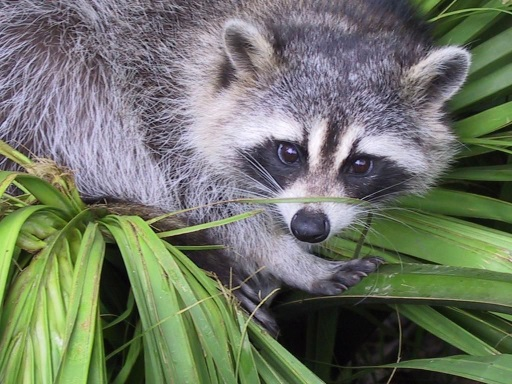
#> input picture cs355Notebooks/lab3/racoon.jpg, 512 x 384 px
$ python lab3.py
#> lines starting #> are read from the running program, lines starting #| are printed output that depends on the picture
#> further down, racoon is the input picture: shape (384, 512, 3); mean R, G, B 110.8, 117.9, 102.2
from imageio import imread
import matplotlib.pyplot as plt
import numpy as np
import matplotlib.animation as animation
import statistics
import math
from scipy import ndimage


# [10 lines left out: functions toHSB, toRGB, not called in this run]


def plotImage(image, title=""):
    im = np.array(image, dtype=np.uint8)
    plt.imshow(im, vmin=0, vmax=255)
    plt.title(title)
    plt.show()


def toGrayScale(image):
    """
       Takes in a color image and returns a grayscale image using the following formula:
       Gray = (0.299 Red + 0.587 Green + 0.114 Blue)
       :param image: an image to convert to grayscale
       :return: gray scale image
       """
    gray_scale = image.copy()
    gray2 = (image[:, :, 0] * .299) + (0.587 * image[:, :, 1]) + (0.114 * image[:, :, 2])
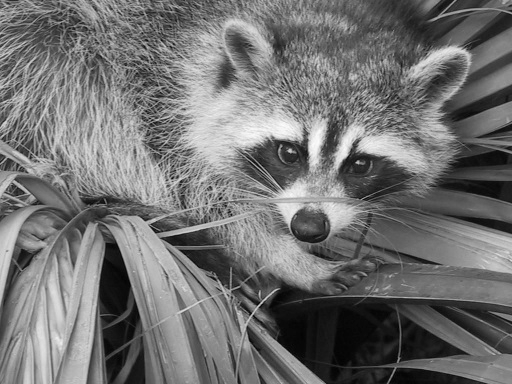
#> gray2: shape (384, 512) float64; min 1.2, max 253.5, mean 114
    # important thing to remember here is that the dot product is EQUIVALENT TO THE ABOVE!!
    gray = np.dot(image[..., :], [0.299, 0.587, 0.114])

    return gray


# [199 lines left out: functions brightAdjust, contrastAdjust, alphaBlend, crossDissolve, blur, medianFilter and 3 more, not called in this run]


def get_sobel_kernels(image):
    xmask = np.array([[-1, 0, 1],
                      [-2, 0, 2],
                      [-1, 0, 1]])

    ymask = np.array([[-1, -2, -1],
                      [0, 0, 0],
                      [1, 2, 1]])

    xresult = np.zeros(image.shape)
    yresult = np.zeros(image.shape)
    rows, cols = xresult.shape
#> rows = 384; cols = 512

    krows, kcols = xmask.shape
    ki = krows // 2
    kj = kcols // 2
    for i in range(ki, rows - ki):
        for j in range(kj, cols - kj):
            section = image[(i - ki):(i + ki + 1), (j - kj):(j + kj + 1)]
            xval = np.asarray(xmask).flatten() * section.flatten()
            yval = np.asarray(ymask).flatten() * section.flatten()
            xresult[i, j] = xval.sum() / 8
            yresult[i, j] = yval.sum() / 8
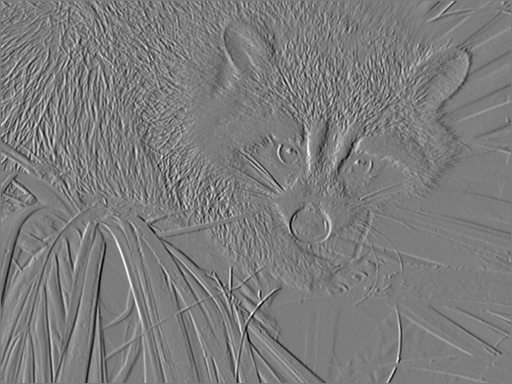
#> xresult: shape (384, 512) float64; min -73.86, max 77.43, mean -0.1; drawn with min black and max white
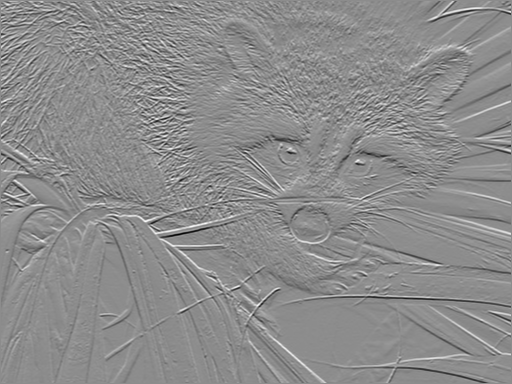
#> yresult: shape (384, 512) float64; min -90.89, max 73.97, mean 0; drawn with min black and max white
    return xresult, yresult


def edgeDetect(image):
    xsobel, ysobel = get_sobel_kernels(image)
    result = np.zeros(image.shape)
    result = np.zeros(image.shape)
    rows, cols = xsobel.shape
#> rows = 384; cols = 512
    for i in range(1, rows - 1):
        for j in range(1, cols - 1):
            val = math.sqrt((xsobel[i, j] ** 2) + (ysobel[i, j] ** 2))
            result[i, j] = val
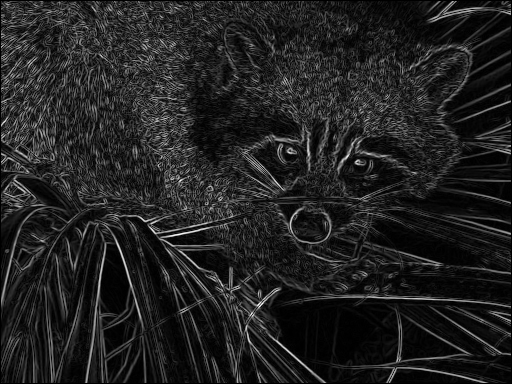
#> result: shape (384, 512) float64; min 0, max 91.73, mean 12.1; drawn with min black and max white
    return result


############################## FUNCTION ONE ####################################
racoon = imread('racoon.jpg')
racoon = np.array(racoon, dtype=np.int32)
plotImage(racoon)
#
# # Test Case
# gray_racoon = toGrayScale(racoon)
#
# plt.imshow(gray_racoon, cmap="Greys_r", vmin=0, vmax=255)
# plt.title("Grayscale Racoon")
# plt.show()
####################################################################

############################## FUNCTION TWO ####################################
# Test Case
# bright_racoon = brightAdjust(racoon, 100)
# plotImage(bright_racoon, "Bright Racoon")
# dark_racoon = brightAdjust(racoon, -100)
# plotImage(dark_racoon, "Dark Racoon")

####################################################################

############################## FUNCTION THREE Contrast Adjustment ####################################
# Test Case
# contrast_racoon = contrastAdjust(racoon, 30)
# plotImage(contrast_racoon, "High Contrast Racoon")

####################################################################


############################## FUNCTION FOUR ALPHA BLEND ####################################
# out = image1 * (1.0 - alpha) + image2 * alpha
# Test Cases
# man = imread("man.jpg")
# city = imread("city.jpg")
# blended = alphaBlend(man, city, .7)
# plotImage(blended, "Alpha Blend with Single Value")
#
# mask1 = imread("alphamask1.jpg") / 255.0
# blended1 = alphaBlend(man, city, mask1)
# plotImage(blended1, "Alpha Blend with Mask 1")
#
# beach = imread("beach.jpg")
# boat = imread("boat.jpg")
# mask2 = imread("alphamask2.jpg") / 255.0
# blended2 = alphaBlend(boat, beach, mask2)
# plotImage(blended2, "Alpha Blend with Mask 2")

####################################################################

############################## FUNCTION FIVE Cross Dissolve ####################################
# Test Case

# beach = imread("beach.jpg")
# boat = imread("boat.jpg")
# dis = crossDissolve(beach, boat)
#
#
# fig = plt.figure()
# ims = []
# for im in dis:
#     im = np.array(im, dtype=np.uint8)
#     result = plt.imshow(im, vmin=0, vmax=255, animated=True)
#     ims.append([result])
#
# ani = animation.ArtistAnimation(fig, ims, interval=500, blit=True)
# plt.show()

####################################################################
############################## FUNCTION SIX UNIFORM BLURRING ####################################
# Test Case
# gray_racoon = toGrayScale(racoon)
# blur_racoon = blur(gray_racoon)
# plt.imshow(blur_racoon, cmap="Greys_r", vmin=0, vmax=255)
# plt.title("Uniform Blurring")
# plt.show()
#
# blur_racoon2 = blur(gray_racoon, 7)
# plt.imshow(blur_racoon2, cmap="Greys_r", vmin=0, vmax=255)
# plt.title("Uniform Blurring (7x7)")
# plt.show()

####################################################################
############################## FUNCTION SEVEN Median Filter ####################################
# Test Case
# gray_racoon = toGrayScale(racoon)
# median_racoon = medianFilter(gray_racoon)
# plt.imshow(median_racoon, cmap="Greys_r", vmin=0, vmax=255);
# plt.title("Median Blurring")
# plt.show()
#
# median_racoon2 = medianFilter(gray_racoon, 7)
# plt.imshow(median_racoon2, cmap="Greys_r", vmin=0, vmax=255);
# plt.title("Median Blurring (7x7)")
# plt.show()

####################################################################

############################## FUNCTION EIGHT General Convolution ####################################
# Test Case
# gray_racoon = toGrayScale(racoon)
#
# blur_kernel = np.matrix([[1, 1, 1],
#                          [1, 1, 1],
#                          [1, 1, 1]])
#
# poop_kernel = np.matrix([[1, 2, 1],
#                          [1, 2, 1],
#                          [1, 1, 2]])
#
# print("CONVOLVE CORRECT")
# image = ndimage.convolve(gray_racoon, blur_kernel, mode='constant', cval=0.0)
# print(image)
# blur_racoon2 = convolution2(gray_racoon, blur_kernel) / 9.0
# print("My convolve", blur_racoon2 * 9)
# plt.imshow(blur_racoon2, cmap="Greys_r", vmin=0, vmax=255);
# plt.title("Uniform Bluring")
# plt.show()

############################### Function 9 Unsharp #####################################
# Test Cases
# gray_racoon = toGrayScale(racoon)
# sharpen_racoon = sharpen(gray_racoon)
# print("SHARP", sharpen_racoon)
# plt.imshow(sharpen_racoon, cmap="Greys_r", vmin=0, vmax=255);
# plt.title("Sharpened")
# plt.show()
############################## FUNCTION 10 EDGE ####################################
# Test Case
# Test Cases
gray_racoon = toGrayScale(racoon)
edge_racoon = edgeDetect(gray_racoon)
plt.imshow(edge_racoon, cmap="Greys_r", vmin=0, vmax=255);
plt.title("Edge Detection")
plt.show()

####################################################################
